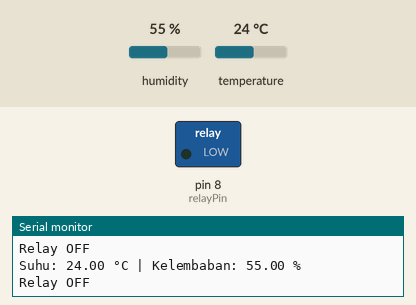
Bench run of a sketch on a simulated Arduino Nano, built with avr-gcc and run on an emulated ATmega328P. Shown: switched loads named in the sketch (green lamp = pin HIGH), the last lines printed to the serial monitor. The inputs (shaded band) are chosen by the test bench; at power-on: temperature 24 °C, humidity 55 %.

Above: at 4.8 s.
4.9 s: temperature set to 25.7 °C
At 7.3 s:
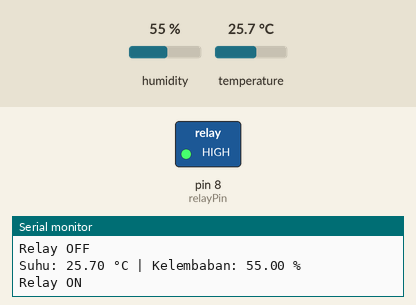
7.9 s: temperature set to 12 °C
At 9.1 s:
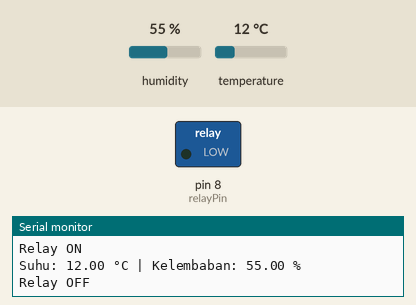
10.9 s: temperature set to 28 °C
At 12.6 s:
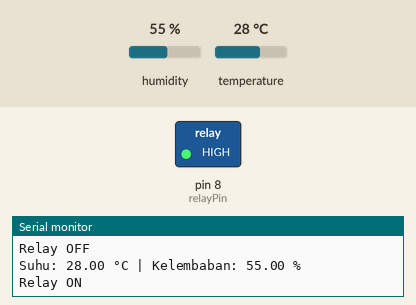
Timing chart, 0 to 14.1 s (numbered marks = the images above; inputs shaded):
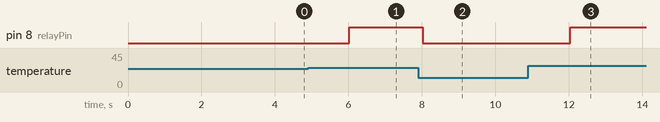

The sketch:

SENSOR_SUHU.ino
```cpp
#include <DHT.h>
#define DHTPIN 2     // Pin data DHT22 terhubung ke pin digital 2 pada Arduino Nano
#define DHTTYPE DHT22   // Tipe sensor DHT (DHT11, DHT21, DHT22)

DHT dht(DHTPIN, DHTTYPE);
const int relayPin = 8; // Pin relay terhubung ke pin digital 3 pada Arduino Nano
const float suhuAmbang = 25.0; // Ambang suhu untuk mengaktifkan relay

void setup() {
  Serial.begin(9600); // Mulai komunikasi serial dengan kecepatan 9600 bps
  dht.begin(); // Mulai sensor DHT
  pinMode(relayPin, OUTPUT); // Set pin relay sebagai output
}

void loop() {
  delay(2000); // Tunggu 2 detik antara pembacaan

  // Baca suhu (dalam Celcius) dari sensor DHT
  float temperature = dht.readTemperature();
  // Baca kelembaban (dalam persen) dari sensor DHT
  float humidity = dht.readHumidity();

  // Cek jika membaca suhu atau kelembaban gagal
  if (isnan(temperature) || isnan(humidity)) {
    Serial.println("Gagal membaca dari sensor DHT");
    return;
  }

  // Tampilkan suhu dan kelembaban di serial monitor
  Serial.print("Suhu: ");
  Serial.print(temperature);
  Serial.print(" °C | Kelembaban: ");
  Serial.print(humidity);
  Serial.println(" %");

  // Mengaktifkan relay jika suhu mencapai ambang batas
  if (temperature >= suhuAmbang) {
    digitalWrite(relayPin, HIGH); // Nyalakan relay
    Serial.println("Relay ON"); // Tampilkan pesan di serial monitor
  } else {
    digitalWrite(relayPin, LOW); // Matikan relay
    Serial.println("Relay OFF"); // Tampilkan pesan di serial monitor
  }
}
```

Measured:
- the behaviour switches between 24.9 and 25 °C on temperature (found by bisection; images 0 and 1)
- after the input at 4.9 s, pin 8 (relayPin): LOW → HIGH after 1.1 s
- after the input at 7.9 s, pin 8 (relayPin): HIGH → LOW after 0.13 s
- after the input at 10.9 s, pin 8 (relayPin): LOW → HIGH after 1.1 s
